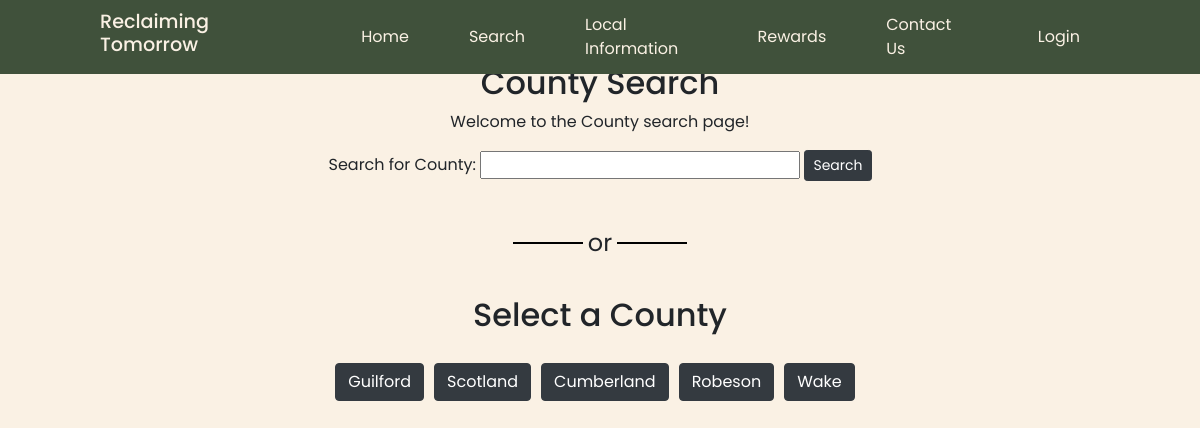
The page /county_search/county.php on the database its author committed.
### tables this page shows
CREATE TABLE `county_search` (
  `County` varchar(150) NOT NULL,
  `Accepted Materials` varchar(150) NOT NULL,
  `Local Events` varchar(150) NOT NULL,
  `Pick-up Schedule` varchar(150) NOT NULL
);

### county_search/county.php (the view, shortened to what this page needs)
<!DOCTYPE html>
<html>
<head>
    <link rel="stylesheet" href="https://maxcdn.bootstrapcdn.com/bootstrap/4.5.2/css/bootstrap.min.css">
    <link rel="stylesheet" href="../style.css">
</head>
<body>
<?php include '../include/header.php'; ?>
    <h2 style="text-align: center;">County Search</h2>
    <p style="text-align: center;">Welcome to the County search page!</p>
    <form method="post" action="search_results" style="text-align: center;">
        <label for="County">Search for County:</label>
        <input type="text" name="County" id="County" required pattern=".*\S+.*">
        <input type="submit" value="Search" class="btn btn-dark btn-sm">
    </form>
    <div class="line_box">
    <div class="line_box2" style="margin-top: 40px;margin-bottom: 35px;">
        <div class="line"></div>
        <div class="word">or</div>
        <div class="line"></div>
    </div>
    </div>
    <h2 style="text-align: center;">Select a County</h2>
<?php
$host = 'localhost';
$username = 'root';
$password = '';
$database = 'reclaiming_tomorrow_db';
$conn = new mysqli($host, $username, $password, $database);
    $sql = "SELECT * FROM county_search";
    $result = $conn->query($sql);
    if ($result->num_rows > 0) {
        echo '<form method="post" action="search_results" style="text-align: center;">';
        while ($row = $result->fetch_assoc()) {
            echo '<input type="submit" name="County" value="'.$row['County'].'" class="btn btn-dark" style="margin-right: 10px;margin-top: 20px">';
        }
        echo "</form>";
    }
?>
</body>
</html>

### style.css (style rules this page uses)
* { margin: 0; padding: 0; box-sizing: border-box; list-style: none; font-family: 'Poppins', sans-serif; }
body { background-color:#FAF1E4; background-size: cover; background-position: center; display: flex; padding-top: 64px; flex-direction: column; background-color: #FAF1E4; min-height: 100vh; }
form { margin: 0 auto; width:700px; }

### county_search/county.php (style rules this page uses)
.line_box { display: flex; align-items: center; justify-content: center; }
.line_box2 { display: flex; align-items: center; }
.line { height: 2px; background-color: #000; margin: 0 5px; width: 70px; }
.word { font-size: 24px; }

### rows shown on the page
county_search: County "Guilford"
county_search: County "Scotland"
county_search: County "Cumberland"
county_search: County "Robeson"
county_search: County "Wake"
